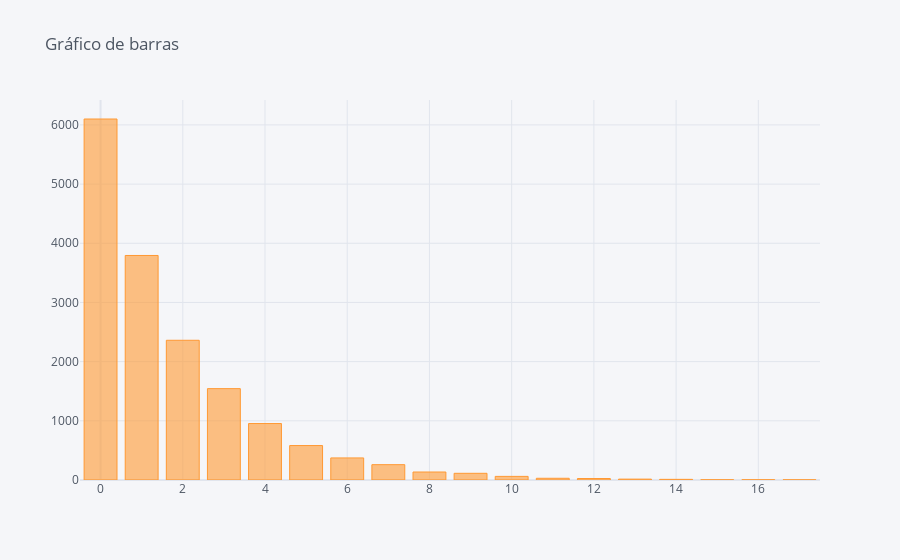

This figure's notebook cell:
### Code cell
quantidade_sequencias = df['sequence_size'].value_counts()
quantidade_sequencias.iplot(kind='bar', title='Gráfico de barras')

### Figure 1 — Plotly figure (JSON) as saved in the notebook; plotly's stock layout.template omitted (floating-point values rounded to 4 significant figures)
{"data": [{"marker": {"color": "rgba(255, 153, 51, 0.6)", "line": {"color": "rgba(255, 153, 51, 1.0)", "width": 1}}, "name": "sequence_size", "orientation": "v", "text": "", "type": "bar", "x": [0, 1, 2, 3, 4, 5, 6, 7, 8, 9, 10, 11, 12, 13, 14, 16, 15, 17], "y": [6100, 3794, 2361, 1544, 954, 582, 373, 259, 135, 113, 61, 29, 25, 15, 11, 4, 4, 3]}], "layout": {"legend": {"bgcolor": "#F5F6F9", "font": {"color": "#4D5663"}}, "paper_bgcolor": "#F5F6F9", "plot_bgcolor": "#F5F6F9", "title": {"font": {"color": "#4D5663"}, "text": "Gráfico de barras"}, "xaxis": {"gridcolor": "#E1E5ED", "showgrid": true, "tickfont": {"color": "#4D5663"}, "title": {"font": {"color": "#4D5663"}, "text": ""}, "zerolinecolor": "#E1E5ED"}, "yaxis": {"gridcolor": "#E1E5ED", "showgrid": true, "tickfont": {"color": "#4D5663"}, "title": {"font": {"color": "#4D5663"}, "text": ""}, "zerolinecolor": "#E1E5ED"}}}
